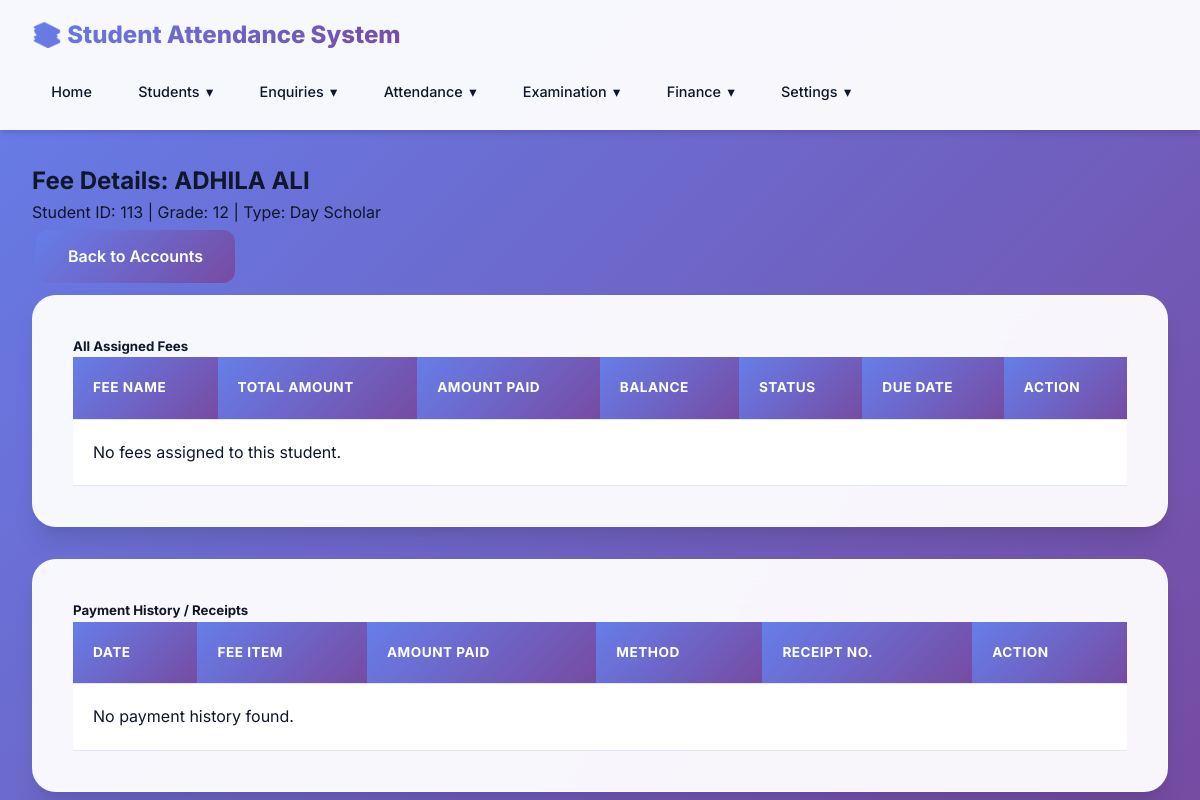
The page /fees/student/65/ (signed in) on the database its author committed.
### students/models.py (models this page shows, shortened)
class Student(models.Model):
    STUDENT_TYPE_CHOICES = [
        ('hostel', 'Hostel'),
        ('day_scholar', 'Day Scholar'),
    ]
    student_id = models.CharField(max_length=50, unique=True)
    first_name = models.CharField(max_length=100)
    last_name = models.CharField(max_length=100)
    student_type = models.CharField(max_length=20, choices=STUDENT_TYPE_CHOICES, default='day_scholar')
    email = models.EmailField(blank=True)
    phone = models.CharField(max_length=20, blank=True)
    address = models.TextField(blank=True)
    created_at = models.DateTimeField(auto_now_add=True)
    updated_at = models.DateTimeField(auto_now=True)
    is_active = models.BooleanField(default=True)
    class Meta:
        ordering = ['last_name', 'first_name']
    @property
    def full_name(self):
        return f"{self.first_name} {self.last_name}"
    @property
    def current_enrollment(self):
        return self.enrollments.filter(academic_year__is_active=True).first()
    @property
    def grade(self):
        enrollment = self.current_enrollment
        return enrollment.grade if enrollment else ""

class Enrollment(models.Model):
    student = models.ForeignKey(Student, on_delete=models.CASCADE, related_name='enrollments')
    academic_year = models.ForeignKey(AcademicYear, on_delete=models.CASCADE, related_name='enrollments')
    grade = models.CharField(max_length=50, help_text="Grade/Year for this session (e.g., 11, 12, 1st Year)")
    division = models.ForeignKey(Division, on_delete=models.SET_NULL, null=True, blank=True)
    room = models.ForeignKey(Room, on_delete=models.SET_NULL, null=True, blank=True)
    created_at = models.DateTimeField(auto_now_add=True)
    updated_at = models.DateTimeField(auto_now=True)
    class Meta:
        ordering = ['-academic_year__name', 'grade', 'division', 'student__last_name']
        unique_together = [['student', 'academic_year']]

### fees/views.py (the view, shortened to what this page needs)
# urls.py: path('student/<int:student_id>/', views.student_fees, name='student_fees'),
@login_required
def student_fees(request, student_id):
    student = get_object_or_404(Student, id=student_id)
    fees = student.fees.all()
    income_ids = FeePayment.objects.filter(student_fee__student=student, income__isnull=False).values_list('income__id', flat=True).distinct()
    incomes = Income.objects.filter(id__in=income_ids).order_by('-date')
    unified_receipts = []
    context = {
        'student': student,
        'fees': fees,
        'unified_receipts': unified_receipts,
        'page_title': f"Fees for {student.full_name}"
    }
    return render(request, 'fees/student_fees.html', context)

### fees/templates/fees/student_fees.html (shortened to what this page needs)
{% extends 'students/base.html' %}
{% block content %}
<div class="row mb-4">
    <div class="col-md-8">
        <h2>Fee Details: {{ student.full_name }}</h2>
        <p class="text-muted">Student ID: {{ student.student_id }} | Grade: {{ student.grade }} | Type: {{ student.get_student_type_display }}</p>
    </div>
    <div class="col-md-4 text-end">
        <a href="{% url 'fees:dashboard' %}" class="btn btn-secondary me-2">Back to Accounts</a>
    </div>
</div>
<div class="card mb-4">
    <div class="card-header bg-primary text-white">
        <h5 class="mb-0">All Assigned Fees</h5>
    </div>
    <div class="card-body">
        <div class="table-responsive">
            <table class="table table-striped">
                <thead>
                    <tr>
                        <th>Fee Name</th>
                        <th>Total Amount</th>
                        <th>Amount Paid</th>
                        <th>Balance</th>
                        <th>Status</th>
                        <th>Due Date</th>
                        <th>Action</th>
                    </tr>
                </thead>
                <tbody>
                    {% for fee in fees %}
                    <tr>
                        <td>
                            {% if fee.fee_item %}
                                {{ fee.fee_item.name }} ({{ fee.fee_item.category }})
                            {% elif fee.installment %}
                                {{ fee.installment.name }}
                            {% else %}
                                General Fee
                            {% endif %}
                        </td>
                        <td>₹{{ fee.total_amount }}</td>
                        <td>₹{{ fee.amount_paid }}</td>
                        <td class="fw-bold {% if fee.balance > 0 %}text-danger{% else %}text-success{% endif %}">
                            ₹{{ fee.balance }}
                        </td>
                        <td>
                            {% if fee.status == 'due' %}
                                <span class="badge bg-danger">Due</span>
                            {% elif fee.status == 'partial' %}
                                <span class="badge bg-warning text-dark">Partially Paid</span>
                            {% else %}
                                <span class="badge bg-success">Paid</span>
                            {% endif %}
                        </td>
                        <td>{{ fee.due_date|default:"-" }}</td>
                        <td>
                            {% if fee.balance > 0 %}
                                <span class="text-danger small">Pending</span>
                            {% else %}
                                <span class="text-success small"><i class="fas fa-check"></i></span>
                            {% endif %}
                        </td>
                    </tr>
                    {% empty %}
                    <tr>
                        <td colspan="7" class="text-center">No fees assigned to this student.</td>
                    </tr>
                    {% endfor %}
                </tbody>
            </table>
        </div>
    </div>
</div>
<div class="card">
    <div class="card-header bg-success text-white">
        <h5 class="mb-0">Payment History / Receipts</h5>
    </div>
    <div class="card-body">
         <div class="table-responsive">
            <table class="table table-bordered">
                <thead>
                    <tr>
                        <th>Date</th>
                        <th>Fee Item</th>
                        <th>Amount Paid</th>
                        <th>Method</th>
                        <th>Receipt No.</th>
                        <th>Action</th>
                    </tr>
                </thead>
                <tbody>
                    {% for row in unified_receipts %}
                    <tr>
                        <td>{{ row.income.date }}</td>
                        <td>
                            <ul class="list-unstyled mb-0 small">
                                {% for payment in row.payments %}
                                <li>
                                    <i class="fas fa-caret-right me-1 text-muted"></i>
                                    {% if payment.student_fee.fee_item %}
                                        {{ payment.student_fee.fee_item.name }}
                                    {% elif payment.student_fee.installment %}
                                        {{ payment.student_fee.installment.name }}
                                    {% else %}
                                        General Fee
                                    {% endif %}
                                    <span class="text-success">(₹{{ payment.amount }})</span>
                                </li>
                                {% endfor %}
                                {% if row.advance_amount > 0 %}
                                <li>
                                    <i class="fas fa-caret-right me-1 text-muted"></i>
                                    <span class="text-info">Advance Payment</span>
                                    <span class="text-success">(₹{{ row.advance_amount }})</span>
                                </li>
                                {% endif %}
                            </ul>
                        </td>
                        <td class="fw-bold">₹{{ row.income.amount }}</td>
                        <td>{{ row.income.get_payment_method_display }}</td>
                        <td>{{ row.income.reference_number|default:"-" }}</td>
                        <td>
                            <a href="{% url 'fees:download_receipt' row.income.id %}" target="_blank" class="btn btn-sm btn-outline-primary">View/Print Receipt</a>
                        </td>
                    </tr>
                    {% empty %}
                    <tr>
                        <td colspan="6" class="text-center text-muted">No payment history found.</td>
                    </tr>
                    {% endfor %}
                </tbody>
            </table>
        </div>
    </div>
</div>
{% endblock %}

### students/templates/students/base.html (style rules this page uses)
* { margin: 0; padding: 0; box-sizing: border-box; }
:root { --primary: #6366f1; --primary-dark: #4f46e5; --primary-light: #818cf8; --secondary: #ec4899; --accent: #8b5cf6; --success: #10b981; --danger: #ef4444; --warning: #f59e0b; --dark: #0f172a; --dark-secondary: #1e293b; --light: #f8fafc; --gray: #64748b; --border: #e2e8f0; --shadow: rgba(0, 0, 0, 0.1); --gradient-1: linear-gradient(135deg, #667eea 0%, #764ba2 100%); --gradient-2: linear-gradient(135deg, #f093fb 0%, #f5576c 100%); --gradient-3: linear-gradient(135deg, #4facfe 0%, #00f2fe 100%); --gradient-4: linear-gradient(135deg, #43e97b 0%, #38f9d7 100%); }
body { font-family: 'Inter', -apple-system, BlinkMacSystemFont, 'Segoe UI', Roboto, sans-serif; background: linear-gradient(135deg, #667eea 0%, #764ba2 100%); color: var(--dark); min-height: 100vh; line-height: 1.6; }
.card { background: rgba(255, 255, 255, 0.95); backdrop-filter: blur(20px); border-radius: 24px; padding: 2.5rem; margin-bottom: 2rem; box-shadow: 0 20px 25px -5px rgba(0, 0, 0, 0.1), 0 10px 10px -5px rgba(0, 0, 0, 0.04); border: 1px solid rgba(255, 255, 255, 0.3); transition: all 0.3s cubic-bezier(0.4, 0, 0.2, 1); }
.btn { display: inline-block; padding: 0.875rem 2rem; background: var(--gradient-1); color: white; text-decoration: none; border-radius: 12px; border: none; cursor: pointer; transition: all 0.3s cubic-bezier(0.4, 0, 0.2, 1); font-size: 1rem; font-weight: 600; margin: 0.25rem; position: relative; overflow: hidden; box-shadow: 0 4px 6px -1px rgba(102, 126, 234, 0.3); }
.btn::before { content: ''; position: absolute; top: 50%; left: 50%; width: 0; height: 0; border-radius: 50%; background: rgba(255, 255, 255, 0.2); transform: translate(-50%, -50%); transition: width 0.6s, height 0.6s; }
table { width: 100%; border-collapse: collapse; min-width: 600px; background: white; }
th, td { padding: 1.25rem; text-align: left; border-bottom: 1px solid var(--border); }
th { background: linear-gradient(135deg, #667eea 0%, #764ba2 100%); color: white; font-weight: 700; text-transform: uppercase; font-size: 0.85rem; letter-spacing: 0.5px; }
tbody tr { transition: all 0.3s ease; }

### rows shown on the page
Student: full_name "ADHILA ALI", student_id "113", grade "12", student_type "Day Scholar"
